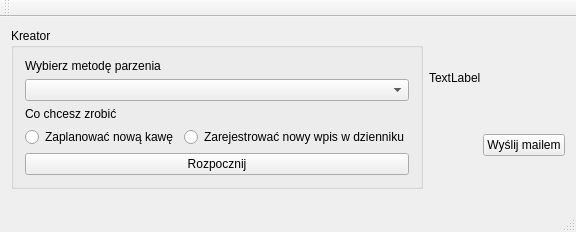
<?xml version="1.0" encoding="UTF-8"?>
<ui version="4.0">
 <class>MainWindow</class>
 <widget class="QMainWindow" name="MainWindow">
  <property name="geometry">
   <rect>
    <x>0</x>
    <y>0</y>
    <width>576</width>
    <height>232</height>
   </rect>
  </property>
  <property name="windowTitle">
   <string>MainWindow</string>
  </property>
  <widget class="QWidget" name="centralWidget">
   <layout class="QHBoxLayout" name="horizontalLayout">
    <item alignment="Qt::AlignTop">
     <widget class="QGroupBox" name="groupBox">
      <property name="sizePolicy">
       <sizepolicy hsizetype="Maximum" vsizetype="Maximum">
        <horstretch>0</horstretch>
        <verstretch>0</verstretch>
       </sizepolicy>
      </property>
      <property name="title">
       <string>Kreator</string>
      </property>
      <layout class="QVBoxLayout" name="verticalLayout">
       <item>
        <widget class="QLabel" name="label">
         <property name="text">
          <string>Wybierz metodę parzenia</string>
         </property>
        </widget>
       </item>
       <item>
        <widget class="QComboBox" name="cbCoffeMethods"/>
       </item>
       <item>
        <widget class="QLabel" name="label_2">
         <property name="text">
          <string>Co chcesz zrobić</string>
         </property>
        </widget>
       </item>
       <item>
        <layout class="QHBoxLayout" name="hlWhatToDo">
         <property name="topMargin">
          <number>0</number>
         </property>
         <item>
          <widget class="QRadioButton" name="rbPlanNewCoffe">
           <property name="text">
            <string>Zaplanować nową kawę</string>
           </property>
          </widget>
         </item>
         <item>
          <widget class="QRadioButton" name="rbRecordnewCoffe">
           <property name="text">
            <string>Zarejestrować nowy wpis w dzienniku</string>
           </property>
          </widget>
         </item>
        </layout>
       </item>
       <item>
        <widget class="QPushButton" name="pbBegin">
         <property name="text">
          <string>Rozpocznij</string>
         </property>
        </widget>
       </item>
      </layout>
     </widget>
    </item>
    <item>
     <layout class="QVBoxLayout" name="verticalLayout_2">
      <property name="bottomMargin">
       <number>0</number>
      </property>
      <item>
       <widget class="QLabel" name="lbDescription">
        <property name="sizePolicy">
         <sizepolicy hsizetype="Maximum" vsizetype="Maximum">
          <horstretch>0</horstretch>
          <verstretch>0</verstretch>
         </sizepolicy>
        </property>
        <property name="text">
         <string>TextLabel</string>
        </property>
       </widget>
      </item>
      <item>
       <layout class="QGridLayout" name="PropertiesLayout"/>
      </item>
      <item>
       <layout class="QHBoxLayout" name="horizontalLayout_3">
        <item>
         <spacer name="horizontalSpacer">
          <property name="orientation">
           <enum>Qt::Horizontal</enum>
          </property>
          <property name="sizeHint" stdset="0">
           <size>
            <width>40</width>
            <height>20</height>
           </size>
          </property>
         </spacer>
        </item>
        <item>
         <widget class="QPushButton" name="pbSendMail">
          <property name="text">
           <string>Wyślij mailem</string>
          </property>
         </widget>
        </item>
       </layout>
      </item>
     </layout>
    </item>
   </layout>
  </widget>
  <widget class="QMenuBar" name="menuBar">
   <property name="geometry">
    <rect>
     <x>0</x>
     <y>0</y>
     <width>576</width>
     <height>21</height>
    </rect>
   </property>
  </widget>
  <widget class="QToolBar" name="mainToolBar">
   <attribute name="toolBarArea">
    <enum>TopToolBarArea</enum>
   </attribute>
   <attribute name="toolBarBreak">
    <bool>false</bool>
   </attribute>
  </widget>
  <widget class="QStatusBar" name="statusBar"/>
 </widget>
 <layoutdefault spacing="6" margin="11"/>
 <resources/>
 <connections/>
</ui>
